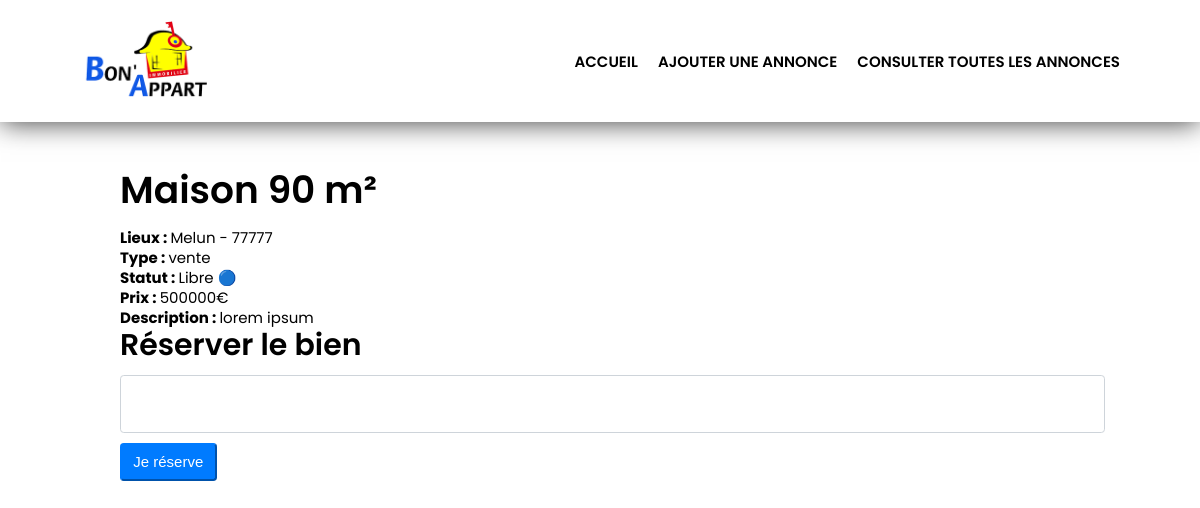
Page /advert.php?id=24 on the committed database.
### tables this page shows
CREATE TABLE `advert` (
  `id` int(11) NOT NULL,
  `title` varchar(100) NOT NULL,
  `description` text NOT NULL,
  `postal_code` int(5) NOT NULL,
  `city` varchar(100) NOT NULL,
  `type` varchar(20) NOT NULL,
  `price` int(20) NOT NULL,
  `reservation_message` text NOT NULL
);

### advert.php (the view, shortened to what this page needs)
<?php
include 'header.php';
$reqAdvertSingle = $bdd->prepare('SELECT * FROM advert WHERE id=?');
$reqAdvertSingle->execute([$_GET['id']]);
$value = $reqAdvertSingle->fetch();
?>
<main class="main-container">
      <article class="card">
            <h1><?= $value['title'] ?></h1>
            <p><strong>Lieux : </strong> <?= htmlspecialchars($value['city']) . ' - ' .  htmlspecialchars($value['postal_code']); ?></p>
            <p><strong>Type : </strong><?= htmlspecialchars($value['type']) ?> </p>
            <p><strong>Statut : </strong><?php echo ($value['reservation_message']) ? 'Réservé &#128308;' : 'Libre &#128309;'; ?> </p>
            <p><strong>Prix : </strong><?= htmlspecialchars($value['price']) ?>€ </p>
            <p><strong>Description : </strong><?= htmlspecialchars($value['description']) ?> </p>
      </article>
      <div class="message-reservation-container">
            <?php
            if (!empty($value['reservation_message'])) : ?>
                  <h3>Le commentaires de réservation</h3>
                  <p>❝ <?= htmlspecialchars($value['reservation_message']) ?> ❞</p>
            <?php else : ?>
                  <h2>Réserver le bien</h2>
                  <form action="add_reservation_message.php?>" method="post">
                        <p>
                              <textarea name="reservation_message" id="reservation_message"></textarea>
                        </p>
                        <input type="submit" value="Je réserve">
                  </form>
            <?php endif; ?>
      </div>
</main>

### assets/stylesheets/css/main.css (style rules this page uses)
html { font-family:poppins;font-size:15px }
html h1 { font-size:2.5rem;font-weight:600;margin:10px 0 20px 0 }
html h2 { font-size:2rem;font-weight:600;margin:0px 0 15px 0 }
html strong { font-weight:bold }
html p { margin:5px 0 }
html input[type=text],html input[type=number],html select,html textarea { display:block;width:100%;outline:none;resize:none;margin:10px 0px;padding:.375rem .75rem;font-size:1rem;font-weight:400;line-height:1.5;background-color:#fff;background-clip:padding-box;border:1px solid #ced4da;box-sizing:content-box;border-radius:.25rem;transition:border-color .15s ease-in-out,box-shadow .15s ease-in-out }
html button,html input[type=submit] { display:inline-block;font-weight:400;line-height:1.5;color:#fff;background-color:#007bff;border-color:#007bff;vertical-align:middle;cursor:pointer;padding:.375rem .75rem;font-size:1rem;border-radius:.25rem;transition:color .15s ease-in-out,background-color .15s ease-in-out,border-color .15s ease-in-out,box-shadow .15s ease-in-out }
.main-container { width:80%;margin:50px auto auto auto }

### rows in the picture
advert: title "Maison 90 m²", city "Melun", postal_code "77777", type "vente", price "500000", description "lorem ipsum"
